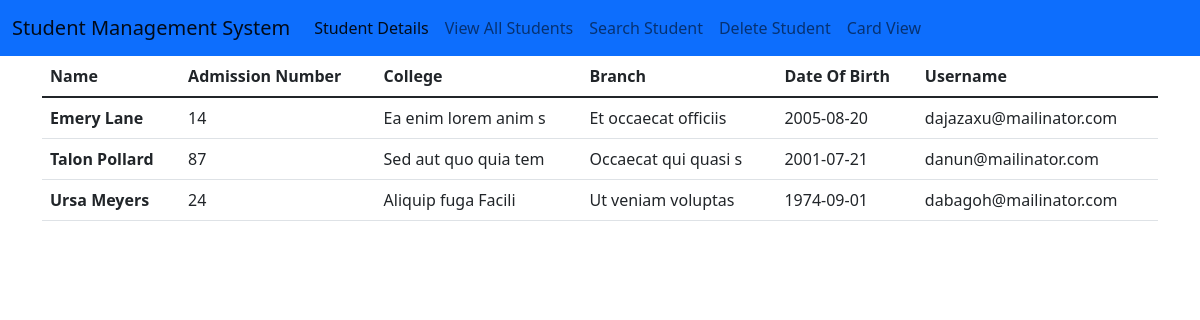
Screenshot of /viewall with the database file from the repository.
### tables this page shows
CREATE TABLE STUDENT(
                            ID INTEGER PRIMARY KEY AUTOINCREMENT,
                            name TEXT, Admno INTEGER, College TEXT, Branch TEXT,   
                            DOB INT, Email TEXT, Password TEXT);

### main.py (the view)
@app.route("/viewall")
def viewall():
    cursor = conn.cursor()
    cursor.execute("SELECT * FROM STUDENT")
    result = cursor.fetchall()
    return render_template("viewall.html",students=result)

### templates/viewall.html (shortened to what this page needs)
{% extends "base.html" %}
{% block content %}
    <div class="container">
        <div class="row">
            <div class="col col-12 col-sm-12 col-md-12 col-lg-12 col-xl-12 col-xxl-12">
                <table class="table table-hover">
                    <thead>
                      <tr>
                        <th scope="col">Name</th>
                        <th scope="col">Admission Number</th>
                        <th scope="col">College</th>
                        <th scope="col">Branch</th>
                        <th scope="col">Date Of Birth</th>
                        <th scope="col">Username</th>
                      </tr>
                    </thead>
                    <tbody>
                      {% for i in students %}
                      <tr>
                        <th scope="row">{{ i[1] }}</th>
                        <td>{{ i[2] }}</td>
                        <td>{{ i[3] }}</td>
                        <td>{{ i[4] }}</td>
                        <td>{{ i[5] }}</td>
                        <td>{{ i[6] }}</td>
                      </tr>
                      {% endfor %}
                    </tbody>
                  </table>
            </div>
        </div>
    </div>
{% endblock %}

### rows the page displays
STUDENT: name "Emery Lane", Admno "14", College "Ea enim lorem anim s", Branch "Et occaecat officiis", DOB "2005-08-20", Email "dajazaxu@mailinator.com"
STUDENT: name "Talon Pollard", Admno "87", College "Sed aut quo quia tem", Branch "Occaecat qui quasi s", DOB "2001-07-21", Email "danun@mailinator.com"
STUDENT: name "Ursa Meyers", Admno "24", College "Aliquip fuga Facili", Branch "Ut veniam voluptas", DOB "1974-09-01", Email "dabagoh@mailinator.com"
